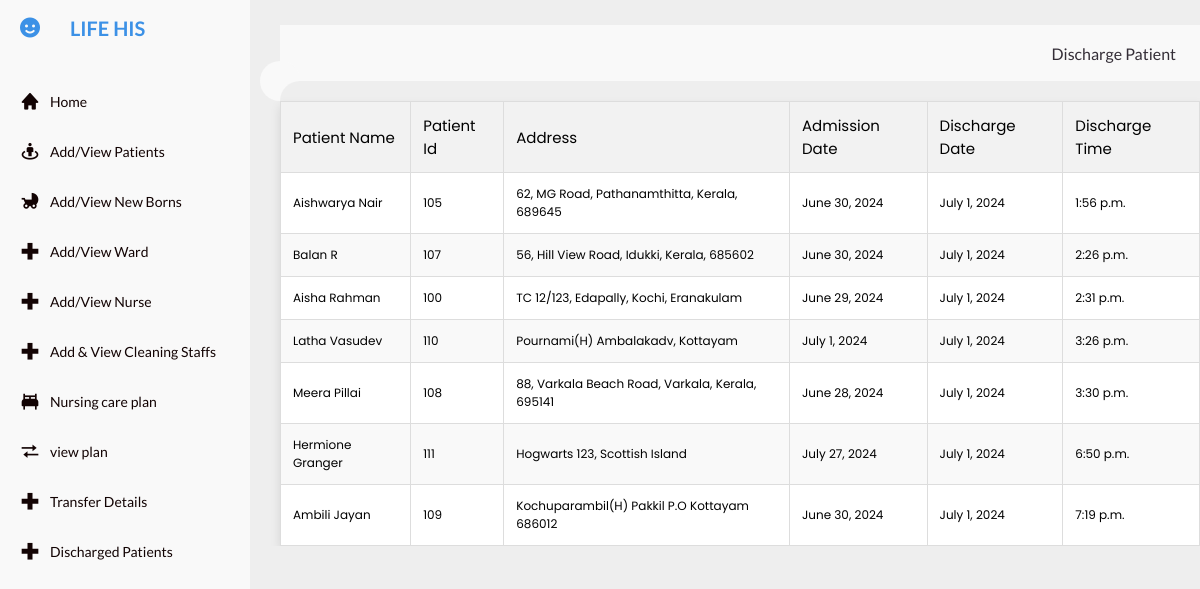
Screenshot of /viewdischarge/ with the database file from the repository.
### hme/models.py (models this page shows, shortened)
class Discharge(models.Model):
    name = models.ForeignKey(Inpatients, on_delete=models.CASCADE)
    dischargedate = models.DateField()
    time = models.TimeField()

class Inpatients(models.Model):
    patientid = models.CharField(max_length=5, primary_key=True)
    name = models.CharField(max_length=60)
    phn = models.CharField(max_length=10)
    address = models.TextField()
    gender = models.CharField(max_length=10)
    age = models.CharField(max_length=3)
    doct = models.ForeignKey(Doctor, on_delete=models.CASCADE)
    admsndate = models.DateField()
    roomno = models.ForeignKey(Ward, on_delete=models.CASCADE, null=True, blank=True)
    bystander = models.CharField(max_length=40)
    status = models.CharField(max_length=20, default='Active')

### hme/views.py (the view)
# urls.py: path('viewdischarge/',views.viewdischarge,name='viewdischarge'),
def viewdischarge(request):
    discharges = Discharge.objects.all().order_by('-dischargedate')
    return render(request, "viewdischarge.html", {'discharges': discharges})

### templates/viewdischarge.html (shortened to what this page needs)
{% extends 'base.html' %}
{% block content %}
<nav>
    <a href="{% url 'discharge' %}" class="nav-link">Discharge Patient</a>
</nav>
<table>
    <thead>
        <tr>
            <th>Patient Name</th>
            <th>Patient Id</th>
            <th>Address</th>
            <th>Admission Date</th>
            <th>Discharge Date</th>
            <th>Discharge Time</th>
        </tr>
    </thead>
    <tbody>
        {% for discharge in discharges %}
        <tr>
            <td>{{ discharge.name.name }}</td>
            <td>{{ discharge.name.patientid }}</td>
            <td>{{ discharge.name.address }}</td>
            <td>{{ discharge.name.admsndate }}</td>
            <td>{{ discharge.dischargedate }}</td>
            <td>{{ discharge.time }}</td>
        </tr>
        {% empty %}
        <tr>
            <td colspan="6">No records found.</td>
        </tr>
        {% endfor %}
    </tbody>
</table>
{% endblock %}

### templates/base.html (style rules this page uses)
* { margin: 0; padding: 0; box-sizing: border-box; }
a { text-decoration: none; }
:root { --poppins: 'Poppins', sans-serif; --lato: 'Lato', sans-serif; --light: #F9F9F9; --blue: #3C91E6; --light-blue: #CFE8FF; --grey: #eee; --dark-grey: #AAAAAA; --dark: #342E37; --red: #DB504A; --yellow: #FFCE26; --light-yellow: #FFF2C6; --orange: #FD7238; --light-orange: #FFE0D3; }
html { overflow-x: hidden; }
body { background: var(--grey); overflow-x: hidden; }
#content nav { height: 56px; background: var(--light); padding: 0 24px; display: flex; align-items: center; grid-gap: 24px; font-family: var(--lato); position: sticky; top: 0; left: 0; z-index: 1000; }
#content nav::before { content: ''; position: absolute; width: 40px; height: 40px; bottom: -40px; left: 0; border-radius: 50%; box-shadow: -20px -20px 0 var(--light); }
#content nav a { color: var(--dark); }
#content nav .nav-link { font-size: 16px; transition: .3s ease; }

### templates/viewdischarge.html (style rules this page uses)
body { font-family: 'Poppins', sans-serif; }
table { width: 100%; border-collapse: collapse; margin-top: 20px; background-color: #fff; box-shadow: 0 5px 10px rgba(0, 0, 0, 0.1); }
th, td { border: 1px solid #ddd; padding: 12px; text-align: left; }
th { background-color: #f2f2f2; font-size: 15px; font-weight: 400; }
tr:nth-child(even) { background-color: #f9f9f9; }
td { font-size: 12px; }
nav { height: 56px; background: #fbfcfe; padding: 0 24px; display: flex; align-items: center; grid-gap: 24px; font-family: 'Poppins', sans-serif; position: sticky; top: 0; left: 0; z-index: 1000; }
nav::before { content: ''; position: absolute; width: 40px; height: 40px; bottom: -40px; left: 0; border-radius: 50%; box-shadow: -20px -20px 0 #fbfcfe; }
nav a { color: #333; }
nav .nav-link { font-size: 16px; transition: .3s ease; }

### rows the page displays
Discharge: name.name "Aishwarya Nair", name.patientid "105", name.address "62, MG Road, Pathanamthitta, Kerala, 689645", name.admsndate "June 30, 2024", dischargedate "July 1, 2024", time "1:56 p.m."
Discharge: name.name "Balan R", name.patientid "107", name.address "56, Hill View Road, Idukki, Kerala, 685602", name.admsndate "June 30, 2024", dischargedate "July 1, 2024", time "2:26 p.m."
Discharge: name.name "Aisha Rahman", name.patientid "100", name.address "TC 12/123, Edapally, Kochi, Eranakulam", name.admsndate "June 29, 2024", dischargedate "July 1, 2024", time "2:31 p.m."
Discharge: name.name "Latha Vasudev", name.patientid "110", name.address "Pournami(H) Ambalakadv, Kottayam", name.admsndate "July 1, 2024", dischargedate "July 1, 2024", time "3:26 p.m."
Discharge: name.name "Meera Pillai", name.patientid "108", name.address "88, Varkala Beach Road, Varkala, Kerala, 695141", name.admsndate "June 28, 2024", dischargedate "July 1, 2024", time "3:30 p.m."
Discharge: name.name "Hermione Granger", name.patientid "111", name.address "Hogwarts 123, Scottish Island", name.admsndate "July 27, 2024", dischargedate "July 1, 2024", time "6:50 p.m."
Discharge: name.name "Ambili Jayan", name.patientid "109", name.address "Kochuparambil(H) Pakkil P.O Kottayam 686012", name.admsndate "June 30, 2024", dischargedate "July 1, 2024", time "7:19 p.m."
